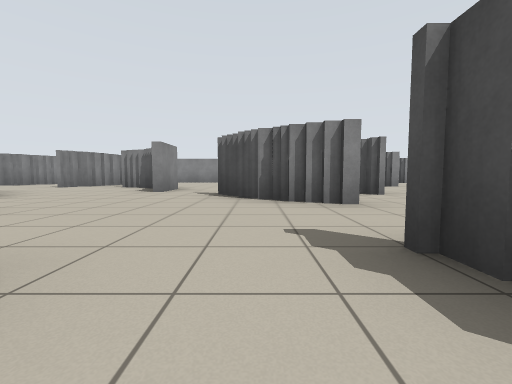
view 1 (above)

24 first-person views from a walk through a robot-simulator world made for Stage. The camera is 0.72 m above the floor, tilts 4° down and sees 90° across. Floor lines are 1 m apart. The floor is counted in squares, 2 m on a side. Each view is taken from the middle of a square. On the plan, view 1 faces up. The plan holds only what a view shows up to about 9 squares ahead; the rest is blank. The robots in the file are not drawn.

view 2
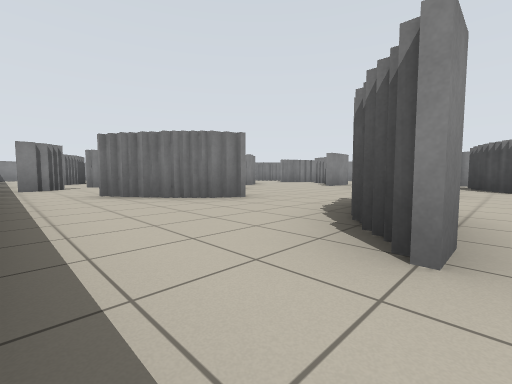

view 3
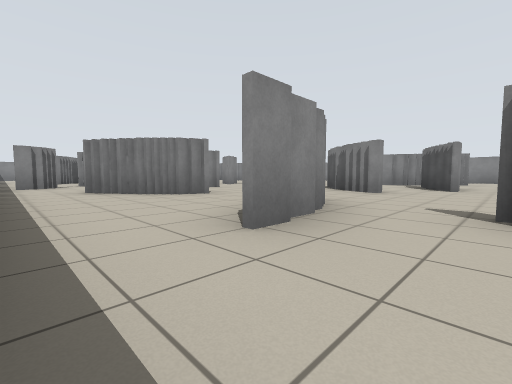

view 4
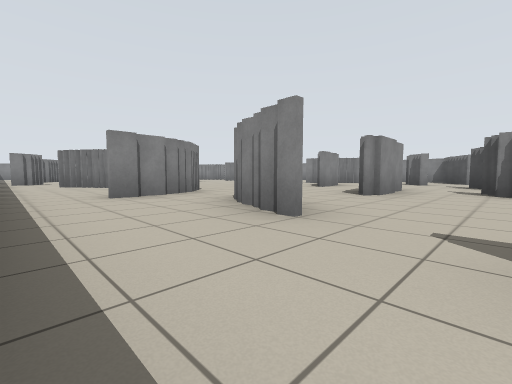

view 5
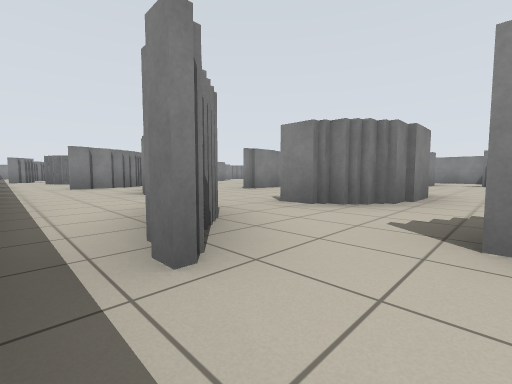

view 6
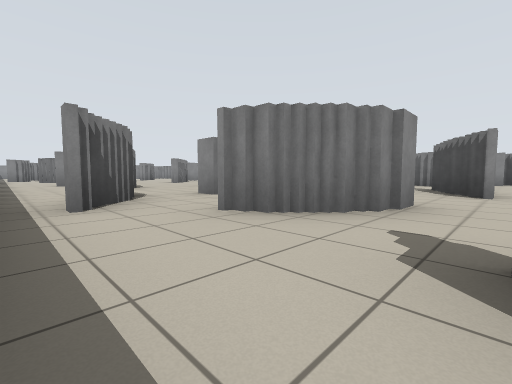

view 7
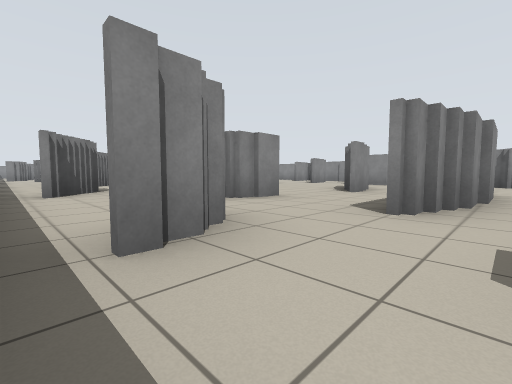

view 8
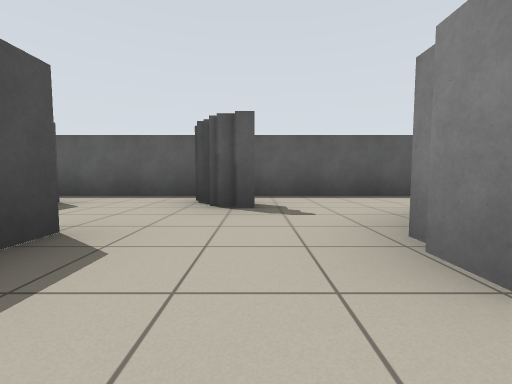

view 9
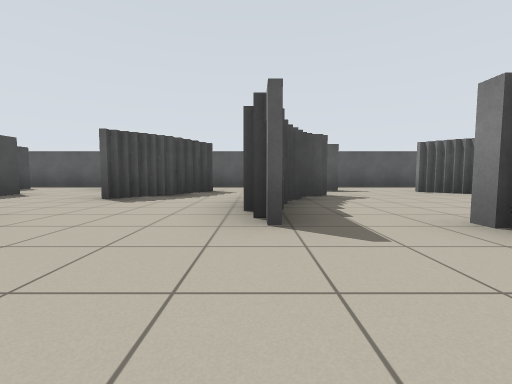

view 10
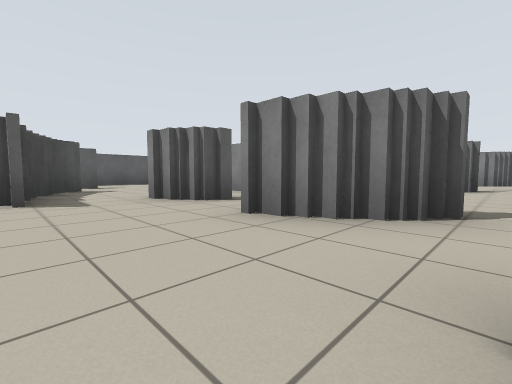

view 11
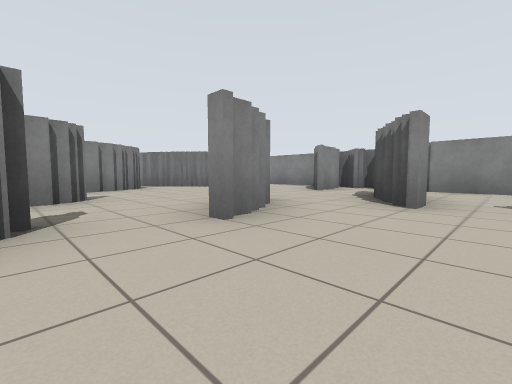

view 12
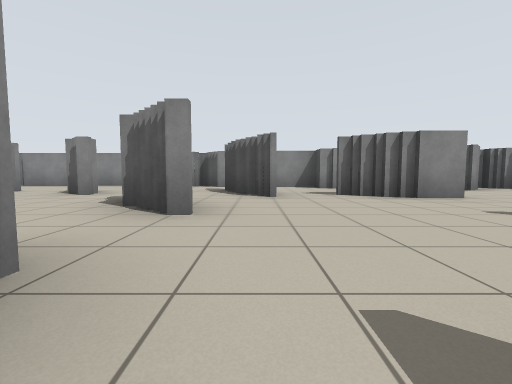

view 13
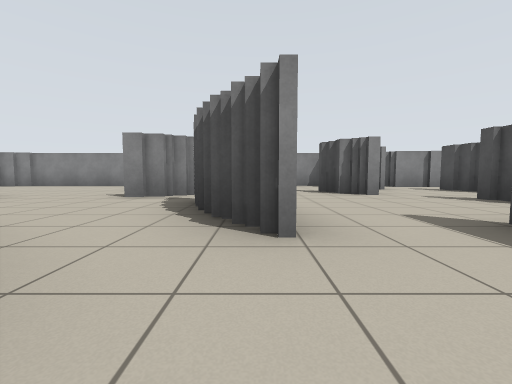

view 14
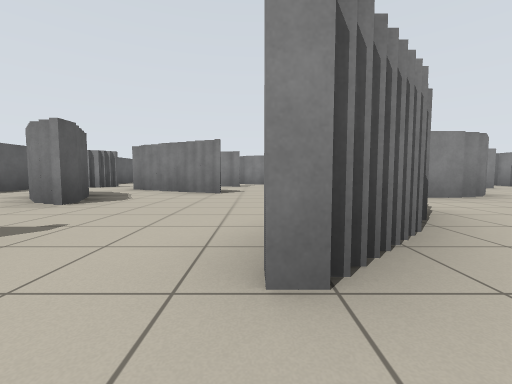

view 15
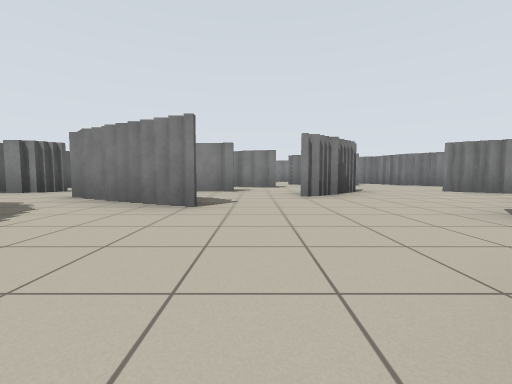

view 16
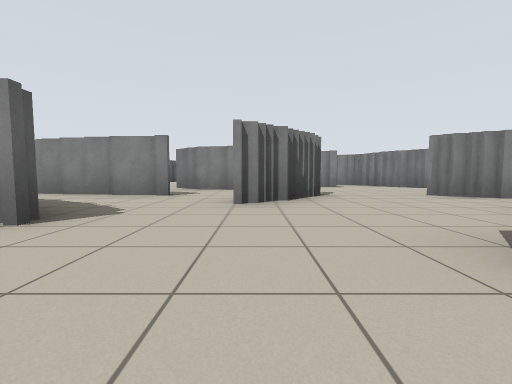

view 17
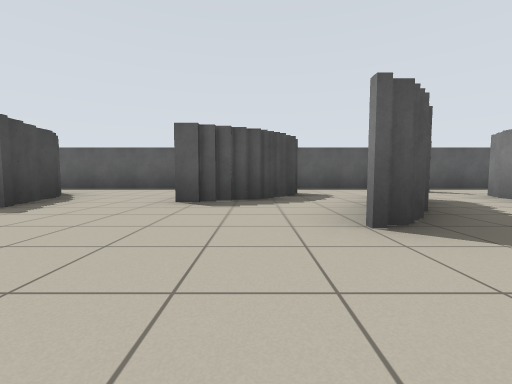

view 18
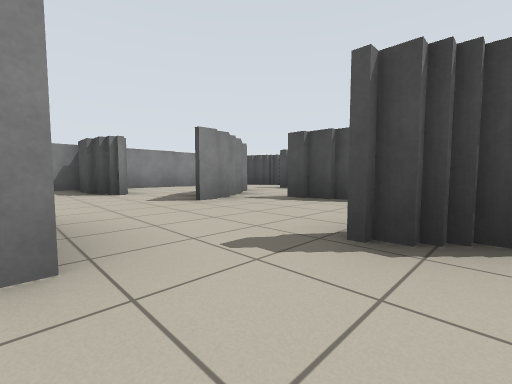

view 19
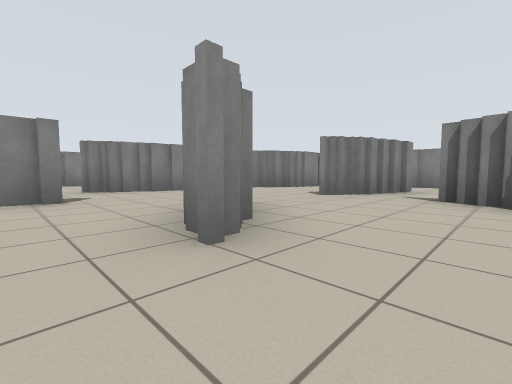

view 20
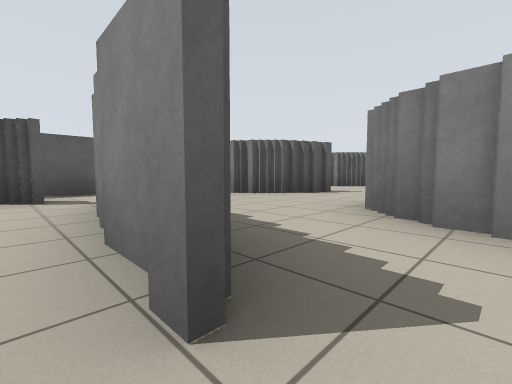

view 21
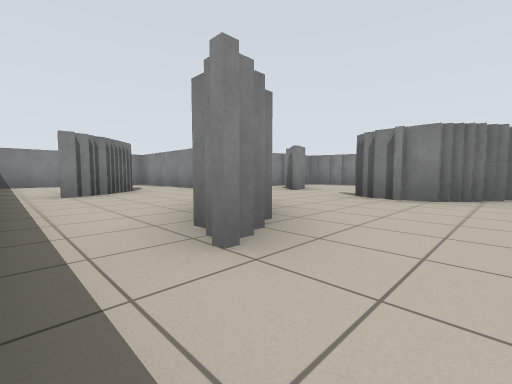

view 22
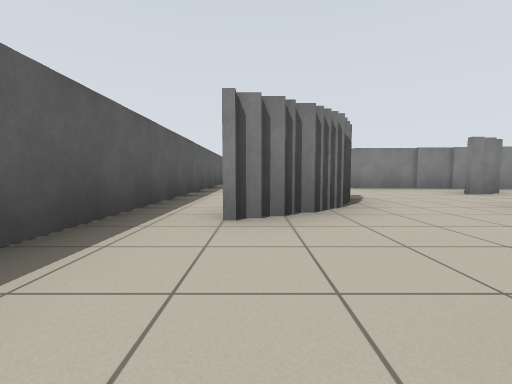

view 23
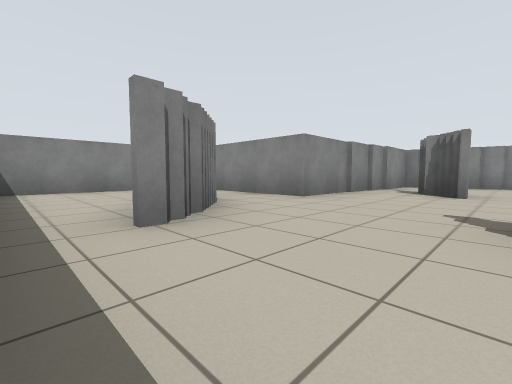

view 24
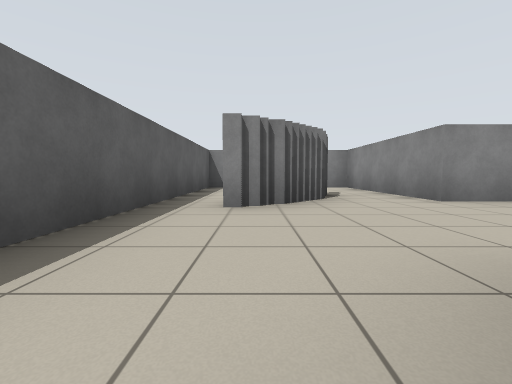

### Floor plan
Key: @ floor where view 1 was taken; # wall or solid block; . floor; T thing the floor can be seen under or through.
Columns run from 16 left of view 1 to 14 right of it. Each row starts with its distance up from view 1.
 11          ##############
 10         ##.....#....###########
  9         #..#...#.....###..#.#.#
  8       ###..#....###.#..#.....
  7      ##....#.##..........##. #
  6     ##.#......#...#...#..... .
  5    ##..#...#......#.......#. .
  4    #.......#....##..#.#...## .
  3    #.#..##..........#...T..##.
  2 ####....#.#.##..........T...#.
  1 #.........#.#.##.#.##..#TT#.#.
  0 #..##..##.#...#.@#..#....T....
 -1 #...#...#..#...........##..#..#
 -2 #..............................
 -3 ##############  ###############

Positions as (right, up) in squares from view 1, and headings:
1: (0, 0), facing up
2: (2, -2), facing up-left
3: (3, -2), facing up-left
4: (6, -2), facing up-left
5: (9, -2), facing up-left
6: (11, -2), facing up-left
7: (13, -2), facing up-left
8: (11, 2), facing down
9: (8, 5), facing down
10: (8, 7), facing down-left
11: (8, 4), facing up-left
12: (7, 3), facing up
13: (2, 3), facing up
14: (2, 3), facing left
15: (0, 3), facing left
16: (-1, 4), facing left
17: (-2, 4), facing down
18: (-2, 4), facing up-right
19: (-3, 3), facing up-left
20: (-5, 3), facing down-left
21: (-7, -2), facing up-left
22: (-6, -1), facing left
23: (-10, -2), facing up-left
24: (-9, -1), facing left
